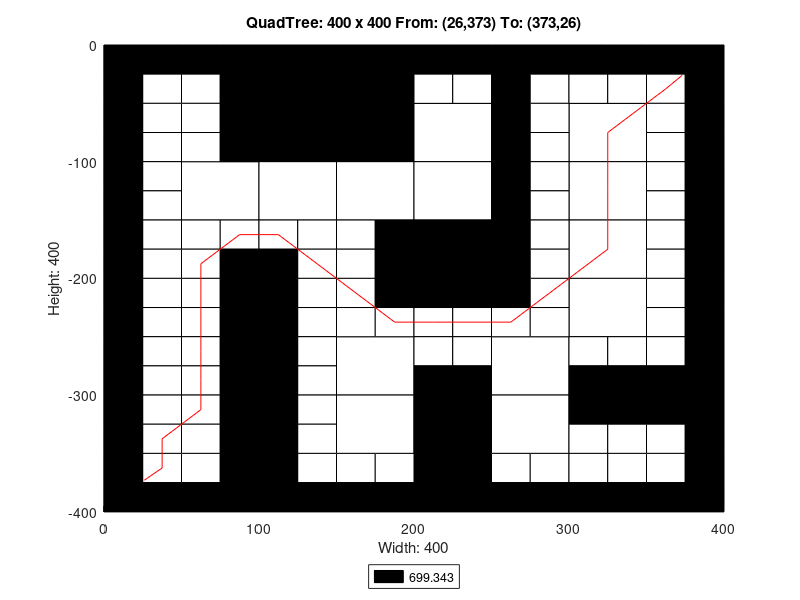

The MATLAB script that drew this image:
axis([0 400 -400 0]);
title('QuadTree: 400 x 400 From: (26,373) To: (373,26)');
xlabel('Width: 400');
ylabel('Height: 400');
rectangle('Position',[100 -100 100 100], 'FaceColor',[0 0 0]);
rectangle('Position',[50 -150 50 50], 'FaceColor',[1 1 1]);
rectangle('Position',[100 -150 50 50], 'FaceColor',[1 1 1]);
rectangle('Position',[150 -150 50 50], 'FaceColor',[1 1 1]);
rectangle('Position',[200 -100 50 50], 'FaceColor',[1 1 1]);
rectangle('Position',[300 -100 50 50], 'FaceColor',[1 1 1]);
rectangle('Position',[200 -150 50 50], 'FaceColor',[1 1 1]);
rectangle('Position',[200 -200 50 50], 'FaceColor',[0 0 0]);
rectangle('Position',[300 -150 50 50], 'FaceColor',[1 1 1]);
rectangle('Position',[300 -200 50 50], 'FaceColor',[1 1 1]);
rectangle('Position',[150 -300 50 50], 'FaceColor',[1 1 1]);
rectangle('Position',[150 -350 50 50], 'FaceColor',[1 1 1]);
rectangle('Position',[250 -300 50 50], 'FaceColor',[1 1 1]);
rectangle('Position',[300 -250 50 50], 'FaceColor',[1 1 1]);
rectangle('Position',[200 -350 50 50], 'FaceColor',[0 0 0]);
rectangle('Position',[250 -350 50 50], 'FaceColor',[1 1 1]);
rectangle('Position',[200 -400 50 50], 'FaceColor',[0 0 0]);
rectangle('Position',[0 -25 25 25], 'FaceColor',[0 0 0]);
rectangle('Position',[25 -25 25 25], 'FaceColor',[0 0 0]);
rectangle('Position',[0 -50 25 25], 'FaceColor',[0 0 0]);
rectangle('Position',[25 -50 25 25], 'FaceColor',[1 1 1]);
rectangle('Position',[50 -25 25 25], 'FaceColor',[0 0 0]);
rectangle('Position',[75 -25 25 25], 'FaceColor',[0 0 0]);
rectangle('Position',[50 -50 25 25], 'FaceColor',[1 1 1]);
rectangle('Position',[75 -50 25 25], 'FaceColor',[0 0 0]);
rectangle('Position',[0 -75 25 25], 'FaceColor',[0 0 0]);
rectangle('Position',[25 -75 25 25], 'FaceColor',[1 1 1]);
rectangle('Position',[0 -100 25 25], 'FaceColor',[0 0 0]);
rectangle('Position',[25 -100 25 25], 'FaceColor',[1 1 1]);
rectangle('Position',[50 -75 25 25], 'FaceColor',[1 1 1]);
rectangle('Position',[75 -75 25 25], 'FaceColor',[0 0 0]);
rectangle('Position',[50 -100 25 25], 'FaceColor',[1 1 1]);
rectangle('Position',[75 -100 25 25], 'FaceColor',[0 0 0]);
rectangle('Position',[0 -125 25 25], 'FaceColor',[0 0 0]);
rectangle('Position',[25 -125 25 25], 'FaceColor',[1 1 1]);
rectangle('Position',[0 -150 25 25], 'FaceColor',[0 0 0]);
rectangle('Position',[25 -150 25 25], 'FaceColor',[1 1 1]);
rectangle('Position',[0 -175 25 25], 'FaceColor',[0 0 0]);
rectangle('Position',[25 -175 25 25], 'FaceColor',[1 1 1]);
rectangle('Position',[0 -200 25 25], 'FaceColor',[0 0 0]);
rectangle('Position',[25 -200 25 25], 'FaceColor',[1 1 1]);
rectangle('Position',[50 -175 25 25], 'FaceColor',[1 1 1]);
rectangle('Position',[75 -175 25 25], 'FaceColor',[1 1 1]);
rectangle('Position',[50 -200 25 25], 'FaceColor',[1 1 1]);
rectangle('Position',[75 -200 25 25], 'FaceColor',[0 0 0]);
rectangle('Position',[100 -175 25 25], 'FaceColor',[1 1 1]);
rectangle('Position',[125 -175 25 25], 'FaceColor',[1 1 1]);
rectangle('Position',[100 -200 25 25], 'FaceColor',[0 0 0]);
rectangle('Position',[125 -200 25 25], 'FaceColor',[1 1 1]);
rectangle('Position',[150 -175 25 25], 'FaceColor',[1 1 1]);
rectangle('Position',[175 -175 25 25], 'FaceColor',[0 0 0]);
rectangle('Position',[150 -200 25 25], 'FaceColor',[1 1 1]);
rectangle('Position',[175 -200 25 25], 'FaceColor',[0 0 0]);
rectangle('Position',[200 -25 25 25], 'FaceColor',[0 0 0]);
rectangle('Position',[225 -25 25 25], 'FaceColor',[0 0 0]);
rectangle('Position',[200 -50 25 25], 'FaceColor',[1 1 1]);
rectangle('Position',[225 -50 25 25], 'FaceColor',[1 1 1]);
rectangle('Position',[250 -25 25 25], 'FaceColor',[0 0 0]);
rectangle('Position',[275 -25 25 25], 'FaceColor',[0 0 0]);
rectangle('Position',[250 -50 25 25], 'FaceColor',[0 0 0]);
rectangle('Position',[275 -50 25 25], 'FaceColor',[1 1 1]);
rectangle('Position',[250 -75 25 25], 'FaceColor',[0 0 0]);
rectangle('Position',[275 -75 25 25], 'FaceColor',[1 1 1]);
rectangle('Position',[250 -100 25 25], 'FaceColor',[0 0 0]);
rectangle('Position',[275 -100 25 25], 'FaceColor',[1 1 1]);
rectangle('Position',[300 -25 25 25], 'FaceColor',[0 0 0]);
rectangle('Position',[325 -25 25 25], 'FaceColor',[0 0 0]);
rectangle('Position',[300 -50 25 25], 'FaceColor',[1 1 1]);
rectangle('Position',[325 -50 25 25], 'FaceColor',[1 1 1]);
rectangle('Position',[350 -25 25 25], 'FaceColor',[0 0 0]);
rectangle('Position',[375 -25 25 25], 'FaceColor',[0 0 0]);
rectangle('Position',[350 -50 25 25], 'FaceColor',[1 1 1]);
rectangle('Position',[375 -50 25 25], 'FaceColor',[0 0 0]);
rectangle('Position',[350 -75 25 25], 'FaceColor',[1 1 1]);
rectangle('Position',[375 -75 25 25], 'FaceColor',[0 0 0]);
rectangle('Position',[350 -100 25 25], 'FaceColor',[1 1 1]);
rectangle('Position',[375 -100 25 25], 'FaceColor',[0 0 0]);
rectangle('Position',[250 -125 25 25], 'FaceColor',[0 0 0]);
rectangle('Position',[275 -125 25 25], 'FaceColor',[1 1 1]);
rectangle('Position',[250 -150 25 25], 'FaceColor',[0 0 0]);
rectangle('Position',[275 -150 25 25], 'FaceColor',[1 1 1]);
rectangle('Position',[250 -175 25 25], 'FaceColor',[0 0 0]);
rectangle('Position',[275 -175 25 25], 'FaceColor',[1 1 1]);
rectangle('Position',[250 -200 25 25], 'FaceColor',[0 0 0]);
rectangle('Position',[275 -200 25 25], 'FaceColor',[1 1 1]);
rectangle('Position',[350 -125 25 25], 'FaceColor',[1 1 1]);
rectangle('Position',[375 -125 25 25], 'FaceColor',[0 0 0]);
rectangle('Position',[350 -150 25 25], 'FaceColor',[1 1 1]);
rectangle('Position',[375 -150 25 25], 'FaceColor',[0 0 0]);
rectangle('Position',[350 -175 25 25], 'FaceColor',[1 1 1]);
rectangle('Position',[375 -175 25 25], 'FaceColor',[0 0 0]);
rectangle('Position',[350 -200 25 25], 'FaceColor',[1 1 1]);
rectangle('Position',[375 -200 25 25], 'FaceColor',[0 0 0]);
rectangle('Position',[0 -225 25 25], 'FaceColor',[0 0 0]);
rectangle('Position',[25 -225 25 25], 'FaceColor',[1 1 1]);
rectangle('Position',[0 -250 25 25], 'FaceColor',[0 0 0]);
rectangle('Position',[25 -250 25 25], 'FaceColor',[1 1 1]);
rectangle('Position',[50 -225 25 25], 'FaceColor',[1 1 1]);
rectangle('Position',[75 -225 25 25], 'FaceColor',[0 0 0]);
rectangle('Position',[50 -250 25 25], 'FaceColor',[1 1 1]);
rectangle('Position',[75 -250 25 25], 'FaceColor',[0 0 0]);
rectangle('Position',[0 -275 25 25], 'FaceColor',[0 0 0]);
rectangle('Position',[25 -275 25 25], 'FaceColor',[1 1 1]);
rectangle('Position',[0 -300 25 25], 'FaceColor',[0 0 0]);
rectangle('Position',[25 -300 25 25], 'FaceColor',[1 1 1]);
rectangle('Position',[50 -275 25 25], 'FaceColor',[1 1 1]);
rectangle('Position',[75 -275 25 25], 'FaceColor',[0 0 0]);
rectangle('Position',[50 -300 25 25], 'FaceColor',[1 1 1]);
rectangle('Position',[75 -300 25 25], 'FaceColor',[0 0 0]);
rectangle('Position',[100 -225 25 25], 'FaceColor',[0 0 0]);
rectangle('Position',[125 -225 25 25], 'FaceColor',[1 1 1]);
rectangle('Position',[100 -250 25 25], 'FaceColor',[0 0 0]);
rectangle('Position',[125 -250 25 25], 'FaceColor',[1 1 1]);
rectangle('Position',[150 -225 25 25], 'FaceColor',[1 1 1]);
rectangle('Position',[175 -225 25 25], 'FaceColor',[0 0 0]);
rectangle('Position',[150 -250 25 25], 'FaceColor',[1 1 1]);
rectangle('Position',[175 -250 25 25], 'FaceColor',[1 1 1]);
rectangle('Position',[100 -275 25 25], 'FaceColor',[0 0 0]);
rectangle('Position',[125 -275 25 25], 'FaceColor',[1 1 1]);
rectangle('Position',[100 -300 25 25], 'FaceColor',[0 0 0]);
rectangle('Position',[125 -300 25 25], 'FaceColor',[1 1 1]);
rectangle('Position',[0 -325 25 25], 'FaceColor',[0 0 0]);
rectangle('Position',[25 -325 25 25], 'FaceColor',[1 1 1]);
rectangle('Position',[0 -350 25 25], 'FaceColor',[0 0 0]);
rectangle('Position',[25 -350 25 25], 'FaceColor',[1 1 1]);
rectangle('Position',[50 -325 25 25], 'FaceColor',[1 1 1]);
rectangle('Position',[75 -325 25 25], 'FaceColor',[0 0 0]);
rectangle('Position',[50 -350 25 25], 'FaceColor',[1 1 1]);
rectangle('Position',[75 -350 25 25], 'FaceColor',[0 0 0]);
rectangle('Position',[0 -375 25 25], 'FaceColor',[0 0 0]);
rectangle('Position',[25 -375 25 25], 'FaceColor',[1 1 1]);
rectangle('Position',[0 -400 25 25], 'FaceColor',[0 0 0]);
rectangle('Position',[25 -400 25 25], 'FaceColor',[0 0 0]);
rectangle('Position',[50 -375 25 25], 'FaceColor',[1 1 1]);
rectangle('Position',[75 -375 25 25], 'FaceColor',[0 0 0]);
rectangle('Position',[50 -400 25 25], 'FaceColor',[0 0 0]);
rectangle('Position',[75 -400 25 25], 'FaceColor',[0 0 0]);
rectangle('Position',[100 -325 25 25], 'FaceColor',[0 0 0]);
rectangle('Position',[125 -325 25 25], 'FaceColor',[1 1 1]);
rectangle('Position',[100 -350 25 25], 'FaceColor',[0 0 0]);
rectangle('Position',[125 -350 25 25], 'FaceColor',[1 1 1]);
rectangle('Position',[100 -375 25 25], 'FaceColor',[0 0 0]);
rectangle('Position',[125 -375 25 25], 'FaceColor',[1 1 1]);
rectangle('Position',[100 -400 25 25], 'FaceColor',[0 0 0]);
rectangle('Position',[125 -400 25 25], 'FaceColor',[0 0 0]);
rectangle('Position',[150 -375 25 25], 'FaceColor',[1 1 1]);
rectangle('Position',[175 -375 25 25], 'FaceColor',[1 1 1]);
rectangle('Position',[150 -400 25 25], 'FaceColor',[0 0 0]);
rectangle('Position',[175 -400 25 25], 'FaceColor',[0 0 0]);
rectangle('Position',[200 -225 25 25], 'FaceColor',[0 0 0]);
rectangle('Position',[225 -225 25 25], 'FaceColor',[0 0 0]);
rectangle('Position',[200 -250 25 25], 'FaceColor',[1 1 1]);
rectangle('Position',[225 -250 25 25], 'FaceColor',[1 1 1]);
rectangle('Position',[250 -225 25 25], 'FaceColor',[0 0 0]);
rectangle('Position',[275 -225 25 25], 'FaceColor',[1 1 1]);
rectangle('Position',[250 -250 25 25], 'FaceColor',[1 1 1]);
rectangle('Position',[275 -250 25 25], 'FaceColor',[1 1 1]);
rectangle('Position',[200 -275 25 25], 'FaceColor',[1 1 1]);
rectangle('Position',[225 -275 25 25], 'FaceColor',[1 1 1]);
rectangle('Position',[200 -300 25 25], 'FaceColor',[0 0 0]);
rectangle('Position',[225 -300 25 25], 'FaceColor',[0 0 0]);
rectangle('Position',[350 -225 25 25], 'FaceColor',[1 1 1]);
rectangle('Position',[375 -225 25 25], 'FaceColor',[0 0 0]);
rectangle('Position',[350 -250 25 25], 'FaceColor',[1 1 1]);
rectangle('Position',[375 -250 25 25], 'FaceColor',[0 0 0]);
rectangle('Position',[300 -275 25 25], 'FaceColor',[1 1 1]);
rectangle('Position',[325 -275 25 25], 'FaceColor',[1 1 1]);
rectangle('Position',[300 -300 25 25], 'FaceColor',[0 0 0]);
rectangle('Position',[325 -300 25 25], 'FaceColor',[0 0 0]);
rectangle('Position',[350 -275 25 25], 'FaceColor',[1 1 1]);
rectangle('Position',[375 -275 25 25], 'FaceColor',[0 0 0]);
rectangle('Position',[350 -300 25 25], 'FaceColor',[0 0 0]);
rectangle('Position',[375 -300 25 25], 'FaceColor',[0 0 0]);
rectangle('Position',[250 -375 25 25], 'FaceColor',[1 1 1]);
rectangle('Position',[275 -375 25 25], 'FaceColor',[1 1 1]);
rectangle('Position',[250 -400 25 25], 'FaceColor',[0 0 0]);
rectangle('Position',[275 -400 25 25], 'FaceColor',[0 0 0]);
rectangle('Position',[300 -325 25 25], 'FaceColor',[0 0 0]);
rectangle('Position',[325 -325 25 25], 'FaceColor',[0 0 0]);
rectangle('Position',[300 -350 25 25], 'FaceColor',[1 1 1]);
rectangle('Position',[325 -350 25 25], 'FaceColor',[1 1 1]);
rectangle('Position',[350 -325 25 25], 'FaceColor',[0 0 0]);
rectangle('Position',[375 -325 25 25], 'FaceColor',[0 0 0]);
rectangle('Position',[350 -350 25 25], 'FaceColor',[1 1 1]);
rectangle('Position',[375 -350 25 25], 'FaceColor',[0 0 0]);
rectangle('Position',[300 -375 25 25], 'FaceColor',[1 1 1]);
rectangle('Position',[325 -375 25 25], 'FaceColor',[1 1 1]);
rectangle('Position',[300 -400 25 25], 'FaceColor',[0 0 0]);
rectangle('Position',[325 -400 25 25], 'FaceColor',[0 0 0]);
rectangle('Position',[350 -375 25 25], 'FaceColor',[1 1 1]);
rectangle('Position',[375 -375 25 25], 'FaceColor',[0 0 0]);
rectangle('Position',[350 -400 25 25], 'FaceColor',[0 0 0]);
rectangle('Position',[375 -400 25 25], 'FaceColor',[0 0 0]);
X=[373,362.5,325,325,325,287.5,262.5,237.5,212.5,187.5,162.5,137.5,112.5,87.5,62.5,62.5,62.5,62.5,62.5,62.5,37.5,37.5,26];
Y=[-26,-37.5,-75,-125,-175,-212.5,-237.5,-237.5,-237.5,-237.5,-212.5,-187.5,-162.5,-162.5,-187.5,-212.5,-237.5,-262.5,-287.5,-312.5,-337.5,-362.5,-373];
hold on;
plot(X,Y,'r');
legend('699.343','Location','southoutside');
